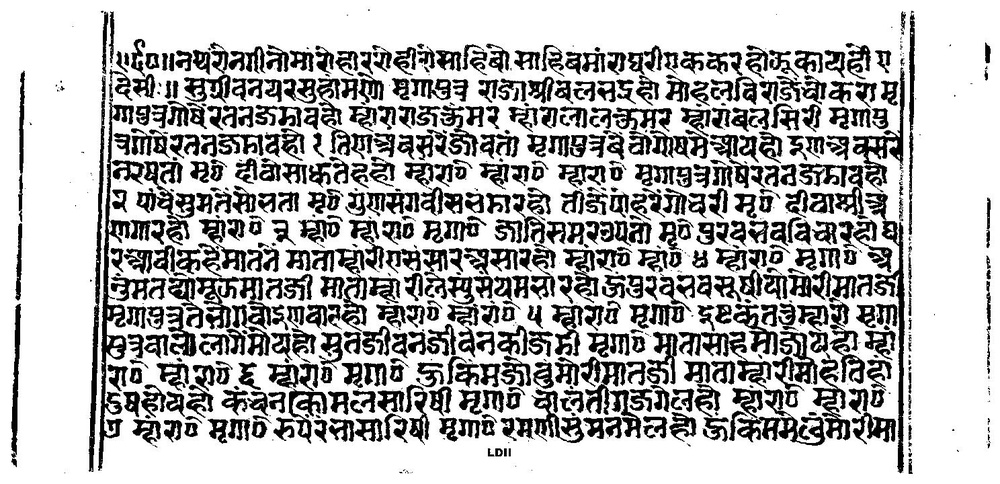
#> input picture code BACKUP/zzzzest_bw_dpi.jpg, 1000 x 484 px, shrunk from 1488 x 720 before the run
$ python edge.py
#> lines starting #> are read from the running program, lines starting #| are printed output that depends on the picture; after the words box and inside, x2 and y2 are one past the last pixel; in counts of white or black regions, pixels touching at a corner belong together
import cv2
import numpy as np
img = cv2.imread('zzzzest_bw_dpi.jpg', cv2.IMREAD_GRAYSCALE)
#> img is the input picture: shape (484, 1000); min 0, max 255, mean 182.6

# threshold to binary
thresh = cv2.threshold(img, 0, 255, cv2.THRESH_BINARY)[1]
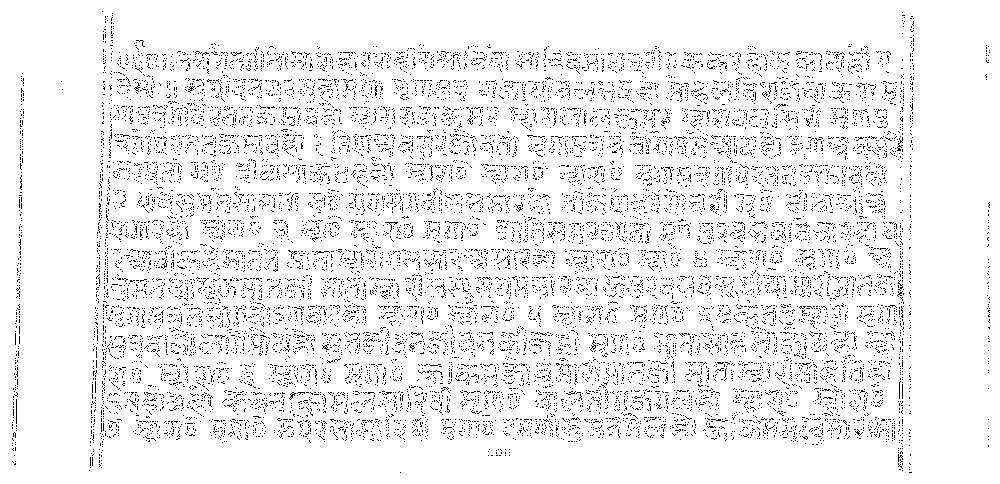
#> thresh: shape (484, 1000); 93.8% white; black in thin lines or dots

# apply morphology
kernel = cv2.getStructuringElement(cv2.MORPH_ELLIPSE, (5,5))
morph = cv2.morphologyEx(thresh, cv2.MORPH_OPEN, kernel)
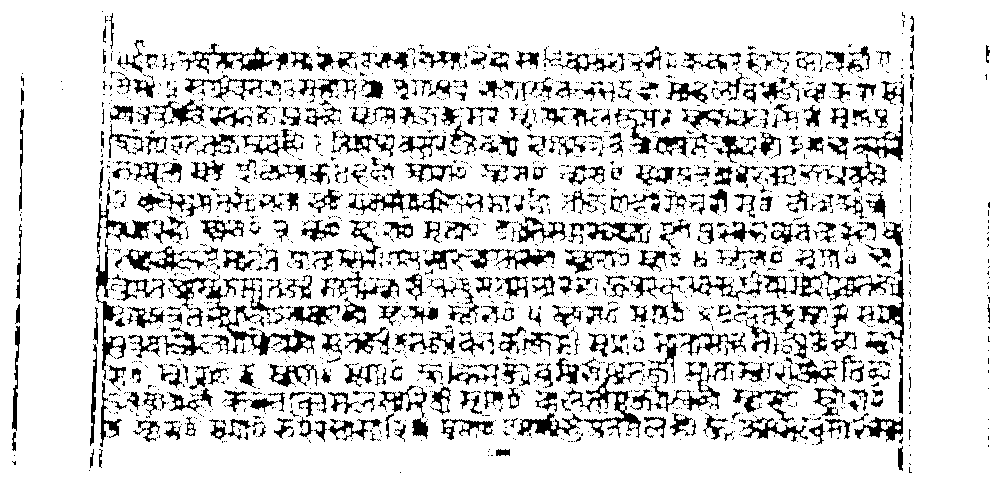
#> morph: shape (484, 1000); 84% white; 2285 black regions (1771 under 20 px), largest, box (x1, y1, x2, y2) and area: (168, 275, 315, 356) 1729, (566, 362, 642, 438) 1186, (877, 222, 904, 346) 882

# find contours - write black over all small contours
letter = morph.copy()


# do canny edge detection
edges = cv2.Canny(letter, 200, 200)
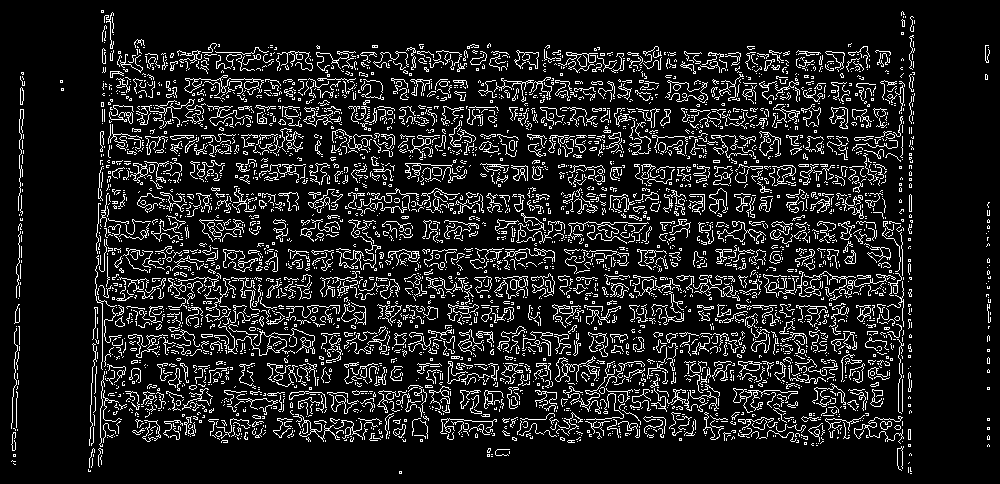
#> edges: shape (484, 1000); 12% white in thin lines or dots

# write results
cv2.imwrite("K_thresh.png", thresh)
cv2.imwrite("K_morph.png", morph)
cv2.imwrite("K_letter.png", letter)
cv2.imwrite("K_edges.png", edges)

# show results
cv2.imshow("K_thresh", thresh)
cv2.imshow("K_morph", morph)
cv2.imshow("K_letter", letter)
cv2.imshow("K_edges", edges)
cv2.waitKey(0)

$ run again, with code BACKUP/eng.jpg copied over code BACKUP/zzzzest_bw_dpi.jpg
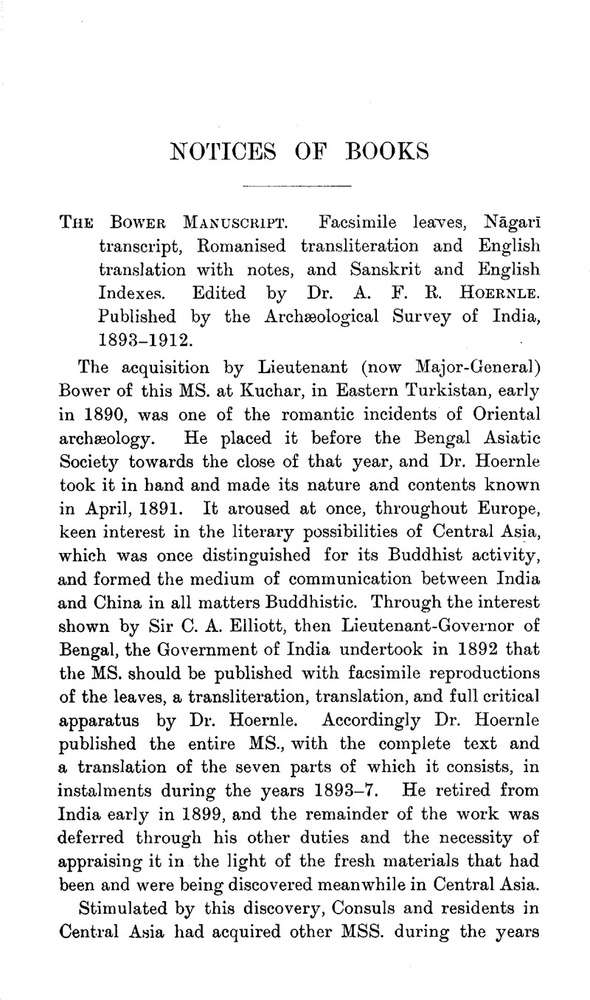
#> input picture code BACKUP/eng.jpg, 590 x 1000 px, shrunk from 800 x 1356 before the run
#> img is the input picture: shape (1000, 590); min 0, max 255, mean 234.1
#> `thresh = cv2.threshold(img, 0, 255, cv2.THRESH_BINARY)[1]`:
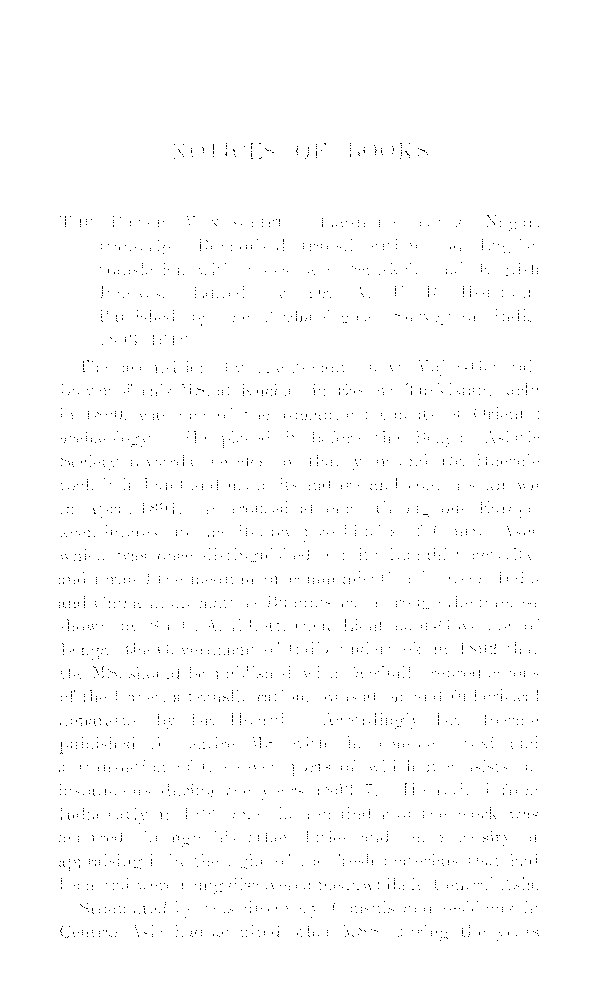
#> thresh: shape (1000, 590); 99.2% white; black in thin lines or dots, all inside (x1, y1, x2, y2) = (59, 143, 539, 941)
#> `edges = cv2.Canny(letter, 200, 200)`:
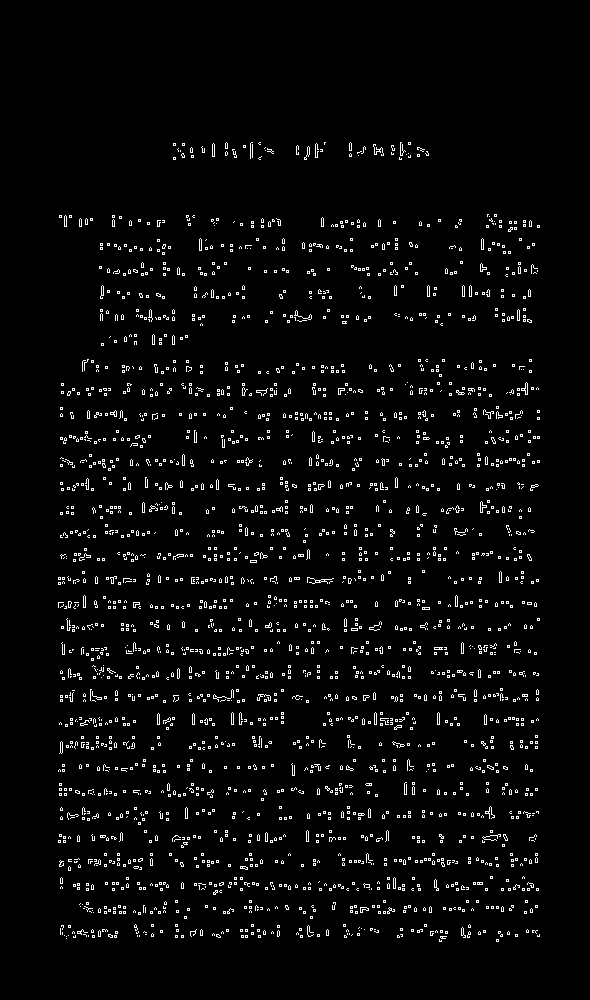
#> edges: shape (1000, 590); 3.6% white in thin lines or dots, all inside (x1, y1, x2, y2) = (58, 142, 540, 942)
